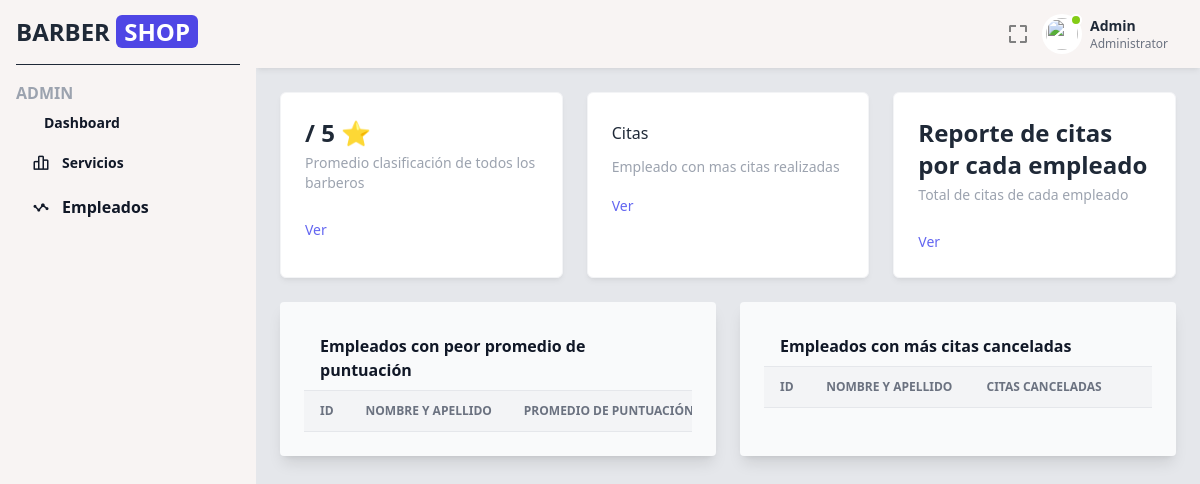
The app's page /src/vistas/user/adminPanelEmployee.php, older data.
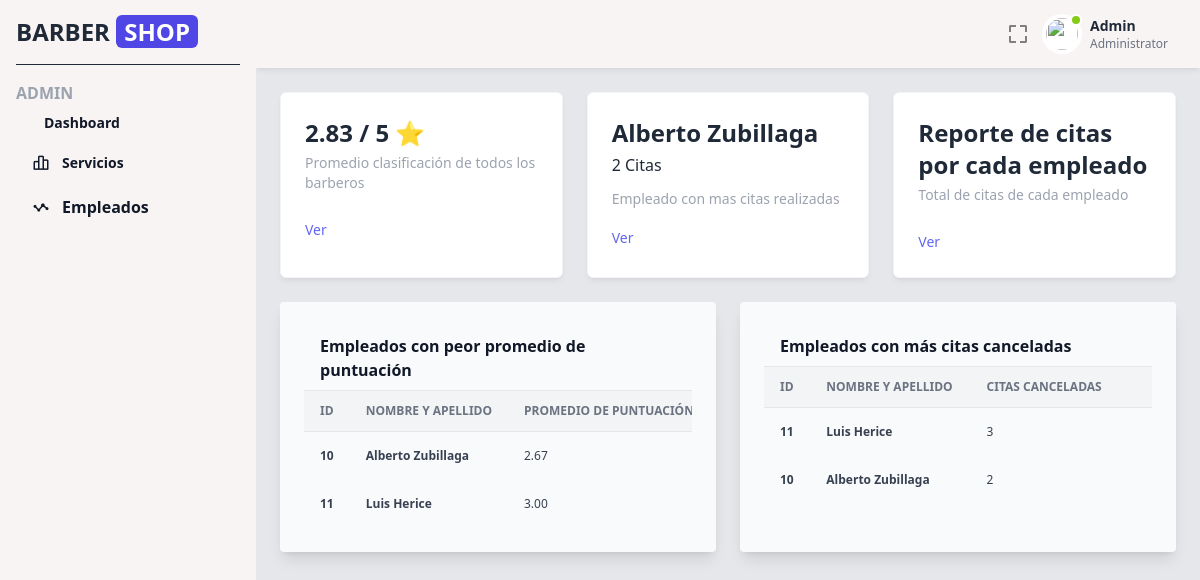
The same page, newer data.
### tables this page shows
CREATE TABLE `empleado` (
  `Id_Empleado` int NOT NULL AUTO_INCREMENT,
  `Nombre` varchar(45) NOT NULL,
  `Apellido` varchar(45) NOT NULL,
  `Cedula` int NOT NULL,
  `id_Contacto` int NOT NULL,
  PRIMARY KEY (`Id_Empleado`),
  KEY `fk_id_Contacto` (`id_Contacto`),
  CONSTRAINT `fk_id_Contacto` FOREIGN KEY (`id_Contacto`) REFERENCES `contacto` (`Id_Contacto`) ON UPDATE CASCADE
);

### src/clases/Conexion.php (called while the page is built, shortened)
<?php
class ConexionSQL {
    private $servidor = "localhost";
    private $usuario = "root";
    private $contraseña = "Pas080604";
    private $base_datos = "barber";
    public function __construct() {
      $dsn = "mysql:host=$this->servidor;dbname=$this->base_datos;charset=utf8mb4";
      try {
        $this->conexion = new PDO($dsn, $this->usuario, $this->contraseña);
      } catch(PDOException $e) {
        die("Error de conexión: " . $e->getMessage());
      }
    }
}

### src/clases/Admin.php (called while the page is built, shortened)
<?php
class Admin extends ConexionSQL{
    public function generateEmployeeWorsePuntationAverage(){
        $sql = "SELECT
            e.id_Empleado,
            e.Nombre,
            e.Apellido,
            ROUND(AVG(re.Puntuacion), 2) AS Promedio_Puntuacion
            FROM
            Empleado e
            INNER JOIN
            resenas_empleados re ON e.Id_Empleado = re.Id_Empleado
            GROUP BY
            e.Id_Empleado, e.Nombre, e.Apellido
            ORDER BY
            Promedio_Puntuacion
            LIMIT 4;;
        ";
        $query = $this->conexion->prepare($sql);
        if($query->execute()){
            return $query->fetchAll(PDO::FETCH_ASSOC);
        }else{
            return false;
        }
    }
    public function getEMployeesWithMoreCanceledApointments(){
        $sql ="SELECT
        e.Id_Empleado,
        e.Nombre,
        e.Apellido,
        COUNT(*) AS cantidad_citas_canceladas
        FROM
            Empleado e
        INNER JOIN
            citas c ON e.Id_Empleado = c.Id_Empleado
        WHERE
            c.status = 'Cancelado'
        GROUP BY
            e.Id_Empleado, e.Nombre, e.Apellido
        ORDER BY
            cantidad_citas_canceladas DESC
        LIMIT 5;
        ";
        $query = $this->conexion->prepare($sql);
        if($query->execute()){
            return $query->fetchAll(PDO::FETCH_ASSOC);
        }else{
            return false;
        }
    }
    public function getGeneralAvgBarbers(){
        $sql = "SELECT
        ROUND(AVG(re.Puntuacion), 2) AS Promedio_Puntuacion
        FROM
        resenas_empleados re;
        ";
        $query = $this->conexion->prepare($sql);
        if($query->execute()){
            return $query->fetch(PDO::FETCH_ASSOC);
        }else{
            return false;
        }
    }
    public function mostFinishedApoitments(){
        $sql="SELECT
        e.Id_Empleado,
        e.Nombre,
        e.Apellido,
        COUNT(CASE WHEN c.status = 'Terminado' THEN 1 END) AS citas_terminadas
        FROM
            Empleado e
        JOIN
            citas c ON e.Id_Empleado = c.Id_Empleado
        GROUP BY
            e.Id_Empleado, e.Nombre, e.Apellido
        ORDER BY
            citas_terminadas DESC
        LIMIT 1;
        ";
        $query = $this->conexion->prepare($sql);
        if($query->execute()){
            return $query->fetch(PDO::FETCH_ASSOC);
        }else{
            return false;
        }
    }
}

### src/vistas/user/adminPanelEmployee.php (the view, shortened to what the changed rows need)
<!DOCTYPE html>
<html lang="en">
<head>
    <link href="https://fonts.bunny.net/css?family=figtree:400,500,600&display=swap" rel="stylesheet" />
    <link href='https://unpkg.com/boxicons@2.1.4/css/boxicons.min.css' rel='stylesheet'>
    <link href="https://cdn.jsdelivr.net/npm/remixicon@3.5.0/fonts/remixicon.css" rel="stylesheet">
    <script src="https://cdn.tailwindcss.com"></script>
</head>
<?php
include("../../clases/Conexion.php");
include("../../clases/Admin.php");
$Admin = new Admin();
$barbersAvgPuntuacion = $Admin->getGeneralAvgBarbers();
$mostFinishedApoinment = $Admin->mostFinishedApoitments();
$employeesWorseAvg = $Admin->generateEmployeeWorsePuntationAverage();
$mostCanceledEmployees= $Admin->getEMployeesWithMoreCanceledApointments();
?>
<body class="text-gray-800 font-inter">
    <div class="fixed left-0 top-0 w-64 h-full bg-[#f8f4f3] p-4 z-50 sidebar-menu transition-transform">
        <a href="../../../"
         class="flex items-center pb-4 border-b border-b-gray-800">
            <h2 class="font-bold text-2xl">BARBER <span class="bg-indigo-600 text-white px-2 rounded-md">SHOP</span></h2>
        </a>
    </div>
    <main class="w-full md:w-[calc(100%-256px)] md:ml-64 bg-gray-200 min-h-screen transition-all main">
        <div class="py-2 px-6 bg-[#f8f4f3] flex items-center shadow-md shadow-black/5 sticky top-0 left-0 z-30">
            <ul class="ml-auto flex items-center">
                <li class="dropdown ml-3">
                    <button type="button" class="dropdown-toggle flex items-center">
                        <div class="p-2 md:block text-left">
                            <h2 class="text-sm font-semibold text-gray-800">Admin</h2>
                        </div>
                    </button>
                </li>
            </ul>
        </div>
        <div class="p-6">
            <div class="grid grid-cols-1 md:grid-cols-2 lg:grid-cols-3 gap-6 mb-6">
                <div class="bg-white rounded-md border border-gray-100 p-6 shadow-md shadow-black/5">
                    <div class="flex justify-between mb-6">
                        <div>
                            <div class="flex items-center mb-1">
                                <div class="text-2xl font-semibold"><?php echo $barbersAvgPuntuacion["Promedio_Puntuacion"]." / 5 ⭐"?></div>
                            </div>
                        </div>
                    </div>
                </div>
                <div class="bg-white rounded-md border border-gray-100 p-6 shadow-md shadow-black/5">
                    <div class="flex justify-between mb-4">
                        <div>
                            <div class="flex items-center mb-1">
                                <div class="text-2xl font-semibold">
                                    <?php echo $mostFinishedApoinment["Nombre"]." ".$mostFinishedApoinment["Apellido"];?></div>
                            </div>
                            <p class="mb-3 text-bold font-medium text-gray-800"><?php echo $mostFinishedApoinment["citas_terminadas"]." Citas"?></p>
                            <div class="text-sm font-medium text-gray-400">Empleado con mas citas realizadas</div>
                        </div>
                    </div>
                </div>
            </div>
            <div class="grid grid-cols-1 lg:grid-cols-2 gap-6 mb-6">
                <div class="p-6 relative flex flex-col min-w-0 mb-4 lg:mb-0 break-words bg-gray-50 dark:bg-gray-800 w-full shadow-lg rounded">
                    <div class="rounded-t mb-0 px-0 border-0">
                      <div class="block w-full overflow-x-auto">
                        <table class="items-center w-full bg-transparent border-collapse">
                          <thead>
                            <tr>
                            <th class="px-4 bg-gray-100 dark:bg-gray-600 text-gray-500 dark:text-gray-100 align-middle border border-solid border-gray-200 dark:border-gray-500 py-3 text-xs uppercase border-l-0 border-r-0 whitespace-nowrap font-semibold text-left">ID</th>
                              <th class="px-4 bg-gray-100 dark:bg-gray-600 text-gray-500 dark:text-gray-100 align-middle border border-solid border-gray-200 dark:border-gray-500 py-3 text-xs uppercase border-l-0 border-r-0 whitespace-nowrap font-semibold text-left">Nombre y Apellido</th>
                              <th class="px-4 bg-gray-100 dark:bg-gray-600 text-gray-500 dark:text-gray-100 align-middle border border-solid border-gray-200 dark:border-gray-500 py-3 text-xs uppercase border-l-0 border-r-0 whitespace-nowrap font-semibold text-left">Promedio de puntuación</th>
                            </tr>
                          </thead>
                          <tbody>
                            <?php foreach($employeesWorseAvg as $employee):?>
                            <tr class="text-gray-700 dark:text-gray-100">
                              <th class="border-t-0 px-4 align-middle border-l-0 border-r-0 text-xs whitespace-nowrap p-4 text-left">
                                <?php echo $employee["id_Empleado"]?>
                              </th>
                              <th class="border-t-0 px-4 align-middle border-l-0 border-r-0 text-xs whitespace-nowrap p-4 text-left">
                                <?php echo $employee["Nombre"]." ".$employee["Apellido"]?>
                              </th>
                              <td class="border-t-0 px-4 align-middle border-l-0 border-r-0 text-xs whitespace-nowrap p-4">
                                <?php echo $employee["Promedio_Puntuacion"]?>
                              </td>
                            </tr>
                            <?php endforeach;?>
                          </tbody>
                        </table>
                      </div>
                    </div>
                  </div>
              <div class="p-6 relative flex flex-col min-w-0 mb-4 lg:mb-0 break-words bg-gray-50 dark:bg-gray-800 w-full shadow-lg rounded">
                    <div class="rounded-t mb-0 px-0 border-0">
                      <div class="block w-full overflow-x-auto">
                        <table class="items-center w-full bg-transparent border-collapse">
                          <thead>
                            <tr>
                            <th class="px-4 bg-gray-100 dark:bg-gray-600 text-gray-500 dark:text-gray-100 align-middle border border-solid border-gray-200 dark:border-gray-500 py-3 text-xs uppercase border-l-0 border-r-0 whitespace-nowrap font-semibold text-left">ID</th>
                              <th class="px-4 bg-gray-100 dark:bg-gray-600 text-gray-500 dark:text-gray-100 align-middle border border-solid border-gray-200 dark:border-gray-500 py-3 text-xs uppercase border-l-0 border-r-0 whitespace-nowrap font-semibold text-left">Nombre y Apellido</th>
                              <th class="px-4 bg-gray-100 dark:bg-gray-600 text-gray-500 dark:text-gray-100 align-middle border border-solid border-gray-200 dark:border-gray-500 py-3 text-xs uppercase border-l-0 border-r-0 whitespace-nowrap font-semibold text-left">Citas canceladas</th>
                              <th class="px-4 bg-gray-100 dark:bg-gray-600 text-gray-500 dark:text-gray-100 align-middle border border-solid border-gray-200 dark:border-gray-500 py-3 text-xs uppercase border-l-0 border-r-0 whitespace-nowrap font-semibold text-left min-w-140-px"></th>
                            </tr>
                          </thead>
                          <tbody>
                            <?php foreach($mostCanceledEmployees as $employee):?>
                            <tr class="text-gray-700 dark:text-gray-100">
                              <th class="border-t-0 px-4 align-middle border-l-0 border-r-0 text-xs whitespace-nowrap p-4 text-left">
                                <?php echo $employee["Id_Empleado"]?>
                              </th>
                              <th class="border-t-0 px-4 align-middle border-l-0 border-r-0 text-xs whitespace-nowrap p-4 text-left">
                                <?php echo $employee["Nombre"]." ".$employee["Apellido"]?>
                              </th>
                              <td class="border-t-0 px-4 align-middle border-l-0 border-r-0 text-xs whitespace-nowrap p-4">
                                <?php echo $employee["cantidad_citas_canceladas"]?>
                              </td>
                            </tr>
                            <?php endforeach;?>
                          </tbody>
                        </table>
                      </div>
                    </div>
                  </div>
                </div>
            </div>
    </main>
</body>
</html>

Row changes from the older to the newer data that the page shows:
added empleado: Nombre "Alberto", Apellido "Zubillaga", Id_Empleado "10", Promedio_Puntuacion "2.67", cantidad_citas_canceladas "2"
added empleado: Id_Empleado "11", Nombre "Luis", Apellido "Herice", Promedio_Puntuacion "3.00", cantidad_citas_canceladas "3"
Text that changed along with them:
$barbersAvgPuntuacion["Promedio_Puntuacion"]: (not shown) → "2.83"
$mostFinishedApoinment["citas_terminadas"]: (not shown) → "2"
